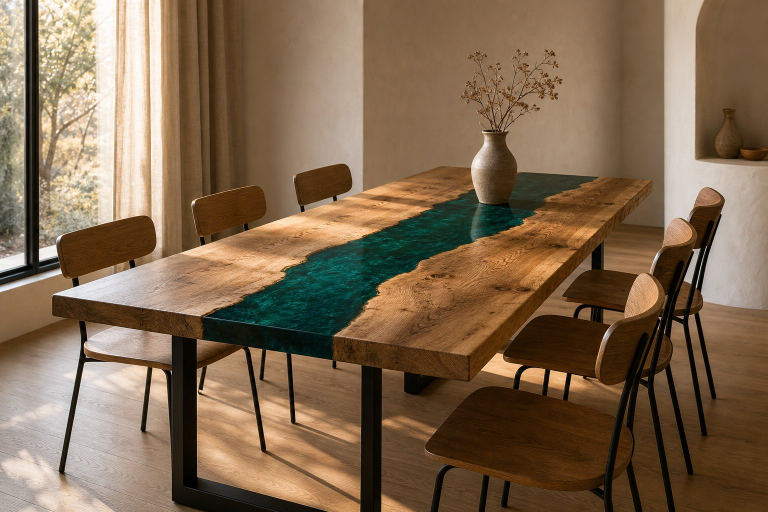
#> input picture bakmasters/mebel/img/foto-01-obedennyj.jpg, 1536 x 1024 px (shown at 1/2 size)
$ python print_stage.py --src ../../bakmasters/mebel/img/foto-01-obedennyj.jpg
#> lines starting #> are read from the running program, lines starting #| are printed output that depends on the picture; after the words box and inside, x2 and y2 are one past the last pixel; in counts of white or black regions, pixels touching at a corner belong together
#!/usr/bin/env python3
"""Печатная обработка одиночного кадра (сцена) под баннер 300 dpi.

Задача: взять клиентский кадр, не меняя композицию, поднять качество под
печать (чистка шума, апскейл, резкость, зерно против бандинга) и подтянуть
оттенки к фирменному мадженте бренда (#971a81).

Пайплайн:
  1. clean()   — хроматическая шумоподавление (CbCr) + лёгкая по яркости,
                  звёзды/лучи/контуры остаются резкими.
  2. grade()   — HSV-тяга оттенков к целевому цвету (по умолчанию #971a81)
                  с защитой золота лучей и красного ковра; лёгкий CLAHE.
  3. upscale() — LANCZOS-апскейл полосами в .raw (memmap), детализация
                  отдельным слоем (чтобы не «замылить» микро-контраст).
  4. finish()  — unsharp mask + плёночное зерно/дизер (анти-бандинг).
  5. Сохранение: sRGB JPEG 4:4:4 300 dpi + CMYK TIFF (FOGRA39) + превью.

Пример:
  python3 scripts/banners/print_stage.py \
      --src /tmp/arena-coding-uploads/1792567453.png \
      --out-dir /home/user/print-stage --width-cm 220
"""

from __future__ import annotations

import argparse
import math
import shutil
import struct
import sys
import tempfile
from pathlib import Path

import cv2
import numpy as np
import pyvips
from PIL import Image, ImageFilter

REPO = Path(__file__).resolve().parents[2]
sys.path.insert(0, str(REPO / "scripts" / "banners"))
sys.path.insert(0, str(REPO / "scripts"))

from jfif_density import ensure_dpi  # noqa: E402  (плотность JPEG вручную)

ICC_DIR = Path(__file__).resolve().parent / "icc"
DPI = 300
PX_CM = DPI / 2.54


# ---------------------------------------------------------------- утилиты ---

def hex_to_rgb(value: str) -> tuple[int, int, int]:
    value = value.lstrip("#")
    return tuple(int(value[i:i + 2], 16) for i in (0, 2, 4))  # type: ignore[return-value]


def smoothstep(edge0: float, edge1: float, x: np.ndarray) -> np.ndarray:
    t = np.clip((x - edge0) / (edge1 - edge0), 0.0, 1.0)
    return t * t * (3.0 - 2.0 * t)


# [9 lines left out: function rss_mb, not called in this run]


# ------------------------------------------------------------- исходник ------

def load_source(path: Path) -> np.ndarray:
    """Читает кадр в float32 0..1 (без изменения геометрии)."""
    img = Image.open(path)
    if img.mode != "RGB":
        img = img.convert("RGB")
    return np.asarray(img, dtype=np.float32) / 255.0


def clean(src: np.ndarray, chroma: float = 0.85, luma: float = 0.45) -> np.ndarray:
    """Шумоподавление: цвет гасим сильнее, яркость — осторожно (звёзды, лучи)."""
    ycrcb = cv2.cvtColor(src, cv2.COLOR_RGB2YCrCb)
    y, cr, cb = ycrcb[:, :, 0], ycrcb[:, :, 1], ycrcb[:, :, 2]
    if chroma > 0:
        k = 5
        cr_s = cv2.GaussianBlur(cr, (k, k), 0)
        cb_s = cv2.GaussianBlur(cb, (k, k), 0)
        cr = cr * (1 - chroma) + cr_s * chroma
        cb = cb * (1 - chroma) + cb_s * chroma
    if luma > 0:
        y_s = cv2.bilateralFilter(y, 5, 14, 3)
        y = y * (1 - luma) + y_s * luma
    out = cv2.cvtColor(np.dstack([y, cr, cb]), cv2.COLOR_YCrCb2RGB)
    return np.clip(out, 0.0, 1.0)


def local_contrast(src: np.ndarray, amount: float = 0.45,
                   clip: float = 1.25, grid: int = 10) -> np.ndarray:
    """Мягкий CLAHE по яркости — возвращает «печатную» глубину после апскейла."""
    if amount <= 0:
        return src
    lab = cv2.cvtColor((np.clip(src, 0, 1) * 255).astype(np.uint8), cv2.COLOR_RGB2LAB)
    cl = cv2.createCLAHE(clipLimit=clip, tileGridSize=(grid, grid))
    lab[:, :, 0] = cl.apply(lab[:, :, 0])
    out = cv2.cvtColor(lab, cv2.COLOR_LAB2RGB).astype(np.float32) / 255.0
    return np.clip(src * (1 - amount) + out * amount, 0.0, 1.0)


# --------------------------------------------------------------- грейд -------

def grade(src: np.ndarray, target: str = "971a81", hue_pull: float = 0.55,
          sat_boost: float = 0.15, tint: float = 0.10,
          protect_gold: tuple[float, float] = (14.0, 66.0)) -> np.ndarray:
    """Тянет оттенки к фирменному цвету, сохраняя золото лучей и красный ковёр.

    Золото (H 14…66°) и «тёплая дымка» лучей (H 100…240°) не трогаем —
    иначе лучи станут маджентовыми. Маджента-семейство (H 280…348°)
    тянем к целевому тону и подсыщаем.
    """
    img8 = (np.clip(src, 0, 1) * 255).astype(np.uint8)
    hsv = cv2.cvtColor(img8, cv2.COLOR_RGB2HSV)      # uint8: H 0..179, S/V 0..255
    h = hsv[:, :, 0].astype(np.float32) * 2.0        # 0..360
    s = hsv[:, :, 1].astype(np.float32) / 255.0

    # вес маджента-семейства: мягкие края, чтобы не было швов
    w = smoothstep(268.0, 300.0, h) * (1.0 - smoothstep(340.0, 356.0, h))
    w *= smoothstep(0.08, 0.22, s)

    # тёплая дымка и золото — защита
    warm = smoothstep(78.0, 104.0, h) * (1.0 - smoothstep(250.0, 276.0, h))
    w *= (1.0 - warm)

    # основной ход: Lab-тяга a/b к фирменному цвету (светлота не трогаем —
    # тоновая структура кадра остаётся как в оригинале)
    lab = cv2.cvtColor(img8, cv2.COLOR_RGB2LAB).astype(np.float32)
    tgt = np.array([[hex_to_rgb(target)]], dtype=np.uint8)
    t_lab = cv2.cvtColor(tgt, cv2.COLOR_RGB2LAB)[0, 0].astype(np.float32)
    f = np.clip(hue_pull, 0.0, 1.0) * w
    lab[:, :, 1] += (t_lab[1] - lab[:, :, 1]) * f
    lab[:, :, 2] += (t_lab[2] - lab[:, :, 2]) * f
    out = cv2.cvtColor(np.clip(lab, 0, 255).astype(np.uint8), cv2.COLOR_LAB2RGB).astype(np.float32) / 255.0

    # лёгкое насыщение маджента-семейства
    if sat_boost > 0:
        hsv = cv2.cvtColor((out * 255).astype(np.uint8), cv2.COLOR_RGB2HSV)
        s2 = np.clip(hsv[:, :, 1].astype(np.float32) / 255.0 * (1.0 + sat_boost * w), 0.0, 1.0)
        hsv[:, :, 1] = s2 * 255.0
        out = cv2.cvtColor(hsv, cv2.COLOR_HSV2RGB).astype(np.float32) / 255.0

    # сквозная лёгкая «маджента-заливка» в тенях/полутонах (как split-tone)
    if tint > 0:
        mag = np.array(hex_to_rgb(target), dtype=np.float32) / 255.0
        lum = 0.2126 * out[:, :, 0] + 0.7152 * out[:, :, 1] + 0.0722 * out[:, :, 2]
        weight = tint * np.clip(1.0 - lum, 0.0, 1.0) ** 1.2
        factor = 1.0 + weight[:, :, None] * (mag[None, None, :] * 1.9 - 1.0)
        tinted = np.clip(out * factor, 0.0, 1.0)
        out = np.clip(out * (1.0 - weight[:, :, None] * 0.55)
                      + tinted * (weight[:, :, None] * 0.55), 0.0, 1.0)
    return out


# --------------------------------------------------------------- апскейл -----

def upscale(src: np.ndarray, out_w: int, out_h: int, raw: Path,
            band: int = 58, detail: float = 0.85) -> np.memmap:
    """LANCZOS-апскейл полосами + отдельный слой деталей (сохраняет микро-контраст)."""
    H, W = src.shape[:2]
    scale = out_w / W
    canvas = np.memmap(raw, dtype=np.uint8, mode="w+", shape=(out_h, out_w, 3))

    det = src - cv2.GaussianBlur(src, (0, 0), 1.15)
    rng = np.random.default_rng(20261021)

    margin = 4
    for y0 in range(0, H, band):
        y1 = min(H, y0 + band)
        oy0, oy1 = int(round(y0 * scale)), int(round(y1 * scale))
        sy0, sy1 = max(0, y0 - margin), min(H, y1 + margin)
        bh = int(round((sy1 - sy0) * scale))

        chunk = (np.clip(src[sy0:sy1], 0, 1) * 255).astype(np.uint8)
        big = np.asarray(Image.fromarray(chunk).resize((out_w, bh), Image.LANCZOS))

        # слой деталей: микро-контраст, который LANCZOS сглаживает
        dchunk = (np.clip(det[sy0:sy1] * 128 + 128, 0, 255)).astype(np.uint8)
        dbig = np.asarray(Image.fromarray(dchunk).resize((out_w, bh), Image.BICUBIC))
        big = np.clip(big.astype(np.int16) + ((dbig.astype(np.int16) - 128) * detail / 64.0),
                      0, 255).astype(np.uint8)
        del dchunk, dbig

        cut0 = oy0 - int(round(sy0 * scale))
        cut1 = cut0 + (oy1 - oy0)
        big = big[cut0:cut1]

        # резкость: unsharp mask по полосе
        pil = Image.fromarray(big).filter(ImageFilter.UnsharpMask(radius=4.0, percent=62, threshold=2))
        big = np.asarray(pil)
        del pil

        # плёночное зерно + дизер против бандинга на больших площадях
        noise = rng.normal(0.0, 1.05, big.shape[:2]).astype(np.float32)
        big = np.clip(big.astype(np.float32) + noise[:, :, None], 0, 255).astype(np.uint8)
        del noise

        canvas[oy0:oy1] = big
        canvas.flush()
        del big
        print(f"  полоса {oy0}–{oy1} / {out_h} (RSS {rss_mb()} МБ)", flush=True)
    return canvas


# ---------------------------------------------------------------- вывод ------

# [24 lines left out: functions write_jpeg, write_cmyk, write_preview, not called in this run]


def write_preview_from_array(arr: np.ndarray, out: Path) -> None:
    Image.fromarray((np.clip(arr, 0, 1) * 255).astype(np.uint8)).save(out, quality=92)


# ---------------------------------------------------------------- main -------

def main() -> int:
    ap = argparse.ArgumentParser(description="Печатная обработка кадра под баннер 300 dpi")
    ap.add_argument("--src", type=Path, required=True, help="исходный кадр")
    ap.add_argument("--out-dir", type=Path, default=Path("/home/user/print-stage"))
    ap.add_argument("--width-cm", type=float, default=220.0,
                    help="ширина печатного мастера в см (лицо баннера — 220 см)")
    ap.add_argument("--target", default="971a81", help="целевой оттенок (HEX)")
    ap.add_argument("--hue-pull", type=float, default=0.55)
    ap.add_argument("--sat-boost", type=float, default=0.15)
    ap.add_argument("--tint", type=float, default=0.10)
    ap.add_argument("--detail", type=float, default=0.85)
    ap.add_argument("--quality", type=int, default=95)
    ap.add_argument("--preview-only", action="store_true",
                    help="только превью исходного кадра (без апскейла)")
    ap.add_argument("--no-cmyk", action="store_true")
    ap.add_argument("--profile", type=Path,
                    default=ICC_DIR / "Coated_Fogra39L_VIGC_300.icc")
    args = ap.parse_args()

    pyvips.cache_set_max_mem(256 * 1024 * 1024)
#> (this line was passed over: pyvips is not available in this run)
    pyvips.cache_set_max(60)
#> (this line was passed over: pyvips is not available in this run)

    src = load_source(args.src)
#> in load_source, img is the input picture: PIL image 1536x1024 RGB; mean R, G, B 127.4, 103.9, 79.1
    H, W = src.shape[:2]
    print(f"исходник: {args.src.name} {W}×{H} px")
#| исходник: foto-01-obedennyj.jpg 1536×1024 px

    if args.preview_only:
        work = clean(src)
        work = local_contrast(work)
        work = grade(work, args.target, args.hue_pull, args.sat_boost, args.tint)
        args.out_dir.mkdir(parents=True, exist_ok=True)
        write_preview_from_array(work, args.out_dir / "stage-preview-graded.jpg")
        return 0

    out_w = int(round(args.width_cm * PX_CM))
    out_h = int(round(out_w * H / W))
    args.out_dir.mkdir(parents=True, exist_ok=True)
    work_dir = Path(tempfile.mkdtemp(prefix="stage-"))
    raw = work_dir / "stage.raw"
    try:
        cleaned = clean(src)
#> in clean, `y, cr, cb = ycrcb[:, :, 0], ycrcb[:, :, 1], ycrcb[:, :, 2]`:
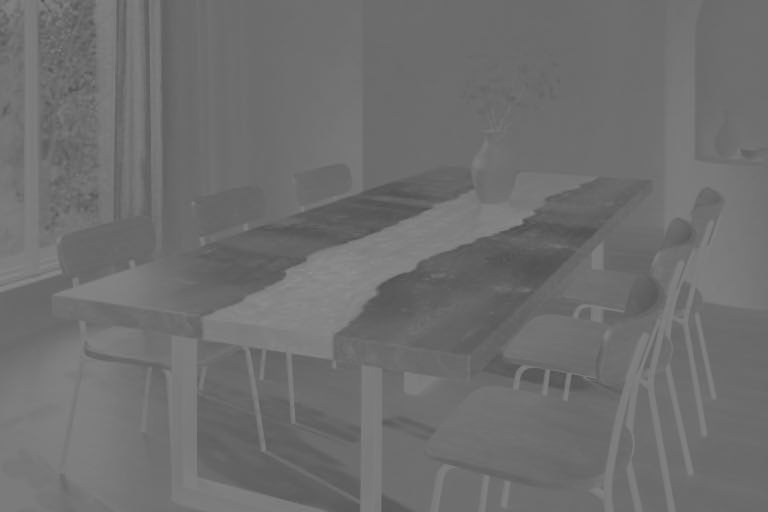
#> cb: shape (1024, 1536) float32 (shown at 1/2 size); min 0.307, max 0.575, mean 0.436
        cleaned = local_contrast(cleaned)
        graded = grade(cleaned, args.target, args.hue_pull, args.sat_boost, args.tint)
#> in grade, `h = hsv[:, :, 0].astype(np.float32) * 2.0`:
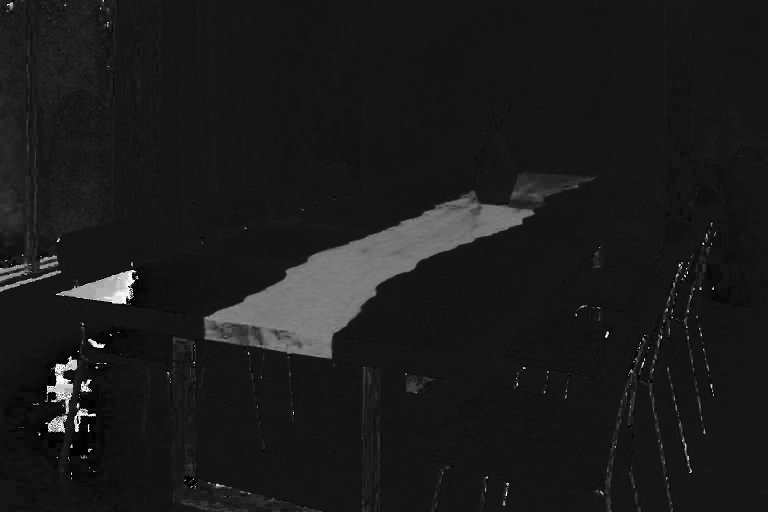
#> h: shape (1024, 1536) float32 (shown at 1/2 size); min 0, max 356, mean 38.2; drawn with min black and max white
#> in grade, `s = hsv[:, :, 1].astype(np.float32) / 255.0`:
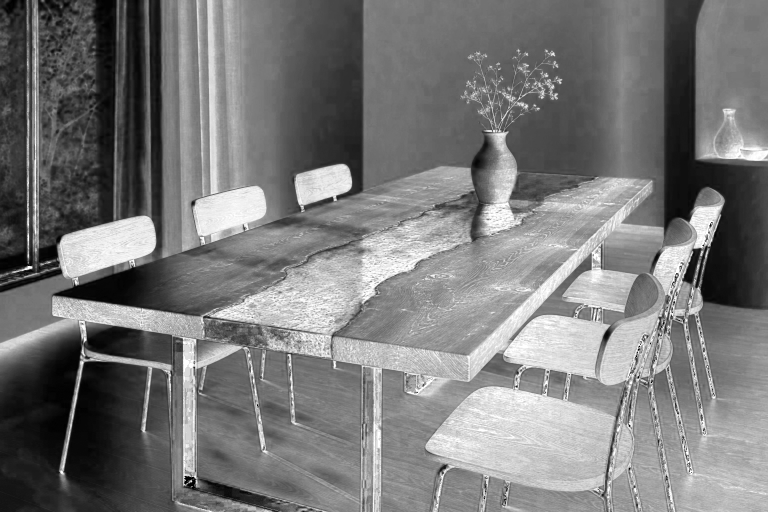
#> s: shape (1024, 1536) float32 (shown at 1/2 size); min 0, max 1, mean 0.474
#> call 3 of smoothstep, with edge0 = 0.08, edge1 = 0.22
#> in smoothstep (call 3), `return t * t * (3.0 - 2.0 * t)`:
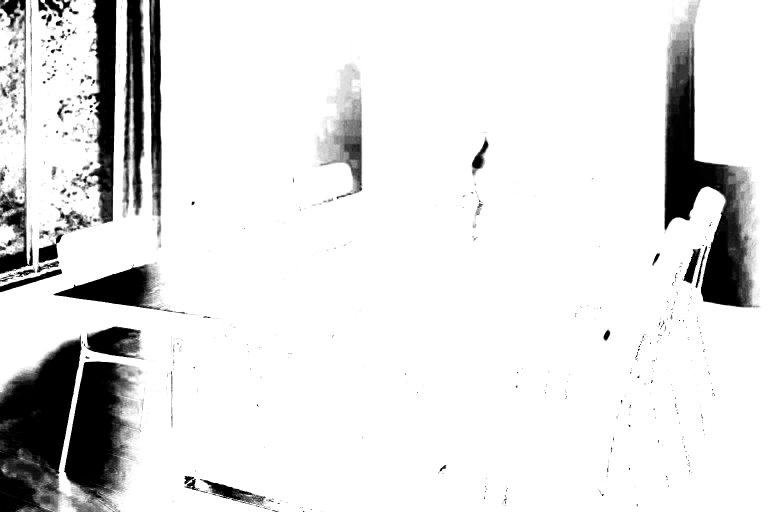
#> returned value: shape (1024, 1536) float32 (shown at 1/2 size); min 0, max 1, mean 0.887
#> in grade, `w *= smoothstep(0.08, 0.22, s)`:
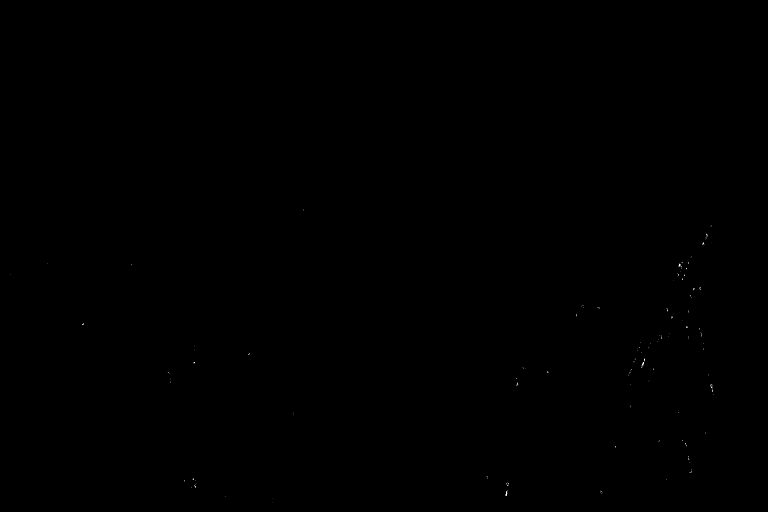
#> w: shape (1024, 1536) float32 (shown at 1/2 size); min 0, max 1, mean 0.000265
#> in grade, `lab = cv2.cvtColor(img8, cv2.COLOR_RGB2LAB).astype(np.float32)`:
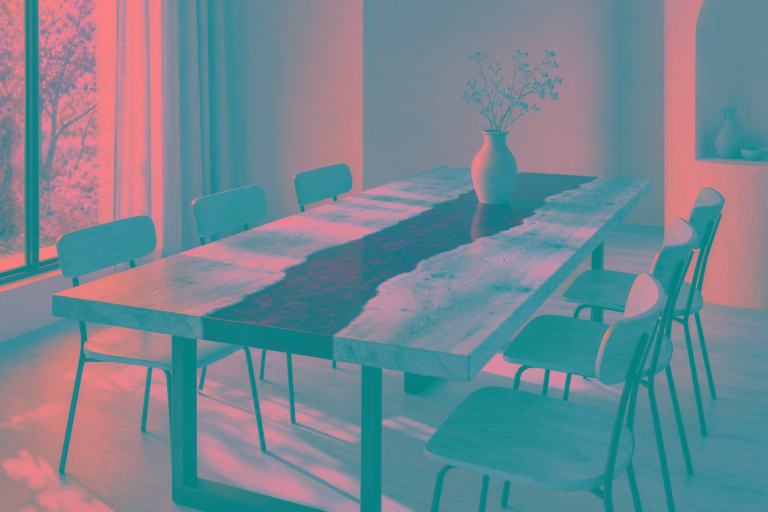
#> lab: shape (1024, 1536, 3) float32 (shown at 1/2 size); mean of channels 0, 1, 2 115.7, 134.9, 145.4; drawn as R, G, B
#> in grade, `weight = tint * np.clip(1.0 - lum, 0.0, 1.0) ** 1.2`:
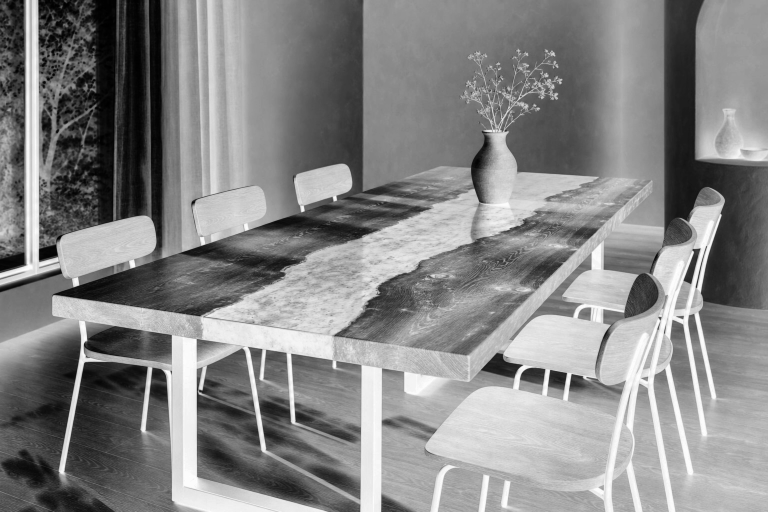
#> weight: shape (1024, 1536) float32 (shown at 1/2 size); min 0.000119, max 0.1, mean 0.0526; drawn with min black and max white
        print(f"грейд к #{args.target}: hue-pull {args.hue_pull}, sat +{args.sat_boost}")
        upscale(graded, out_w, out_h, raw, detail=args.detail)

        base = "stage-print-xl"
        write_jpeg(raw, args.out_dir / f"{base}-300dpi.jpg", out_w, out_h, args.quality)
        write_preview(raw, args.out_dir / f"{base}-preview.jpg", out_w, out_h)
        if not args.no_cmyk and args.profile.exists():
            write_cmyk(raw, args.out_dir / f"{base}-300dpi-cmyk-fogra39.tif", out_w, out_h,
                       args.profile)
        else:
            print("  CMYK пропущен (нет профиля)")
    finally:
        shutil.rmtree(work_dir, ignore_errors=True)
    print("готово")
    return 0


if __name__ == "__main__":
#> (the run stopped early here; a loop or call above may not have finished)

$ run again, on bakmasters/mebel/img/foto-03-zhurnalnyj.jpg
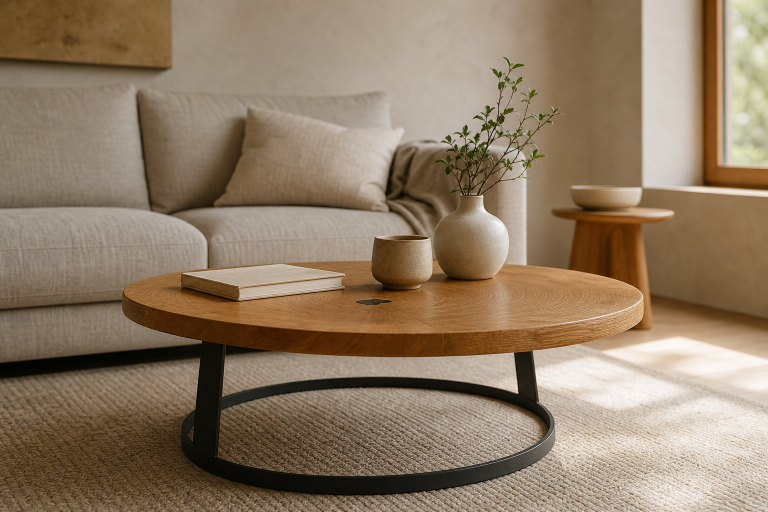
#> input picture bakmasters/mebel/img/foto-03-zhurnalnyj.jpg, 1536 x 1024 px (shown at 1/2 size)
#> in load_source, img is the input picture: PIL image 1536x1024 RGB; mean R, G, B 143.3, 123.3, 100.9
#| исходник: foto-03-zhurnalnyj.jpg 1536×1024 px
#> ycrcb: shape (1024, 1536, 3) float32; mean of channels 0, 1, 2 0.497, 0.549, 0.442
#> t: shape (1024, 1536) float32; values 0 (black) and 0.5 (white), 0% white in thin lines or dots, all inside (x1, y1, x2, y2) = (1074, 808, 1075, 809)
#> in grade, `lab = cv2.cvtColor(img8, cv2.COLOR_RGB2LAB).astype(np.float32)`:
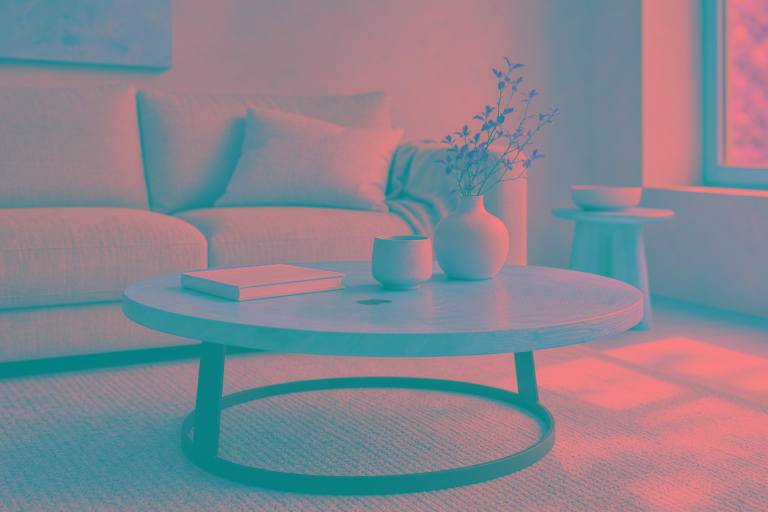
#> lab: shape (1024, 1536, 3) float32 (shown at 1/2 size); mean of channels 0, 1, 2 134.8, 131.5, 143.4; drawn as R, G, B
#> in grade, `weight = tint * np.clip(1.0 - lum, 0.0, 1.0) ** 1.2`:
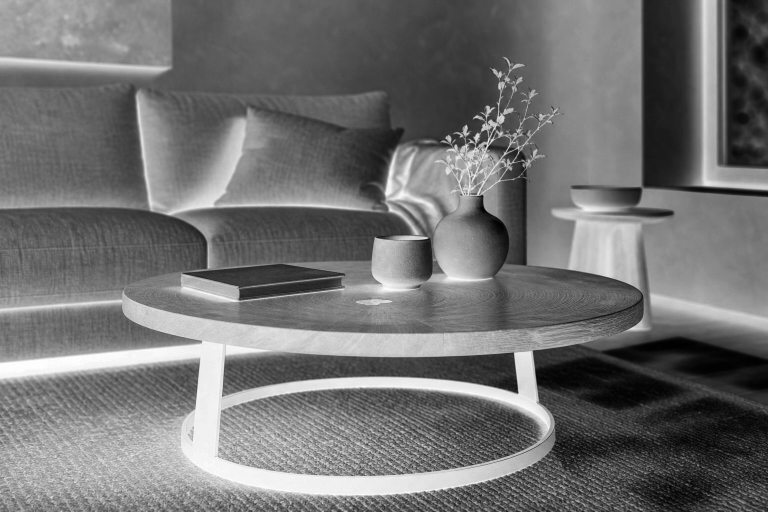
#> weight: shape (1024, 1536) float32 (shown at 1/2 size); min 0.000627, max 0.0995, mean 0.0447; drawn with min black and max white
#> factor: shape (1024, 1536, 3) float32; mean H, S, V 1, 0.968, 1
#> tinted: shape (1024, 1536, 3) float32; mean H, S, V 0.57, 0.473, 0.399
